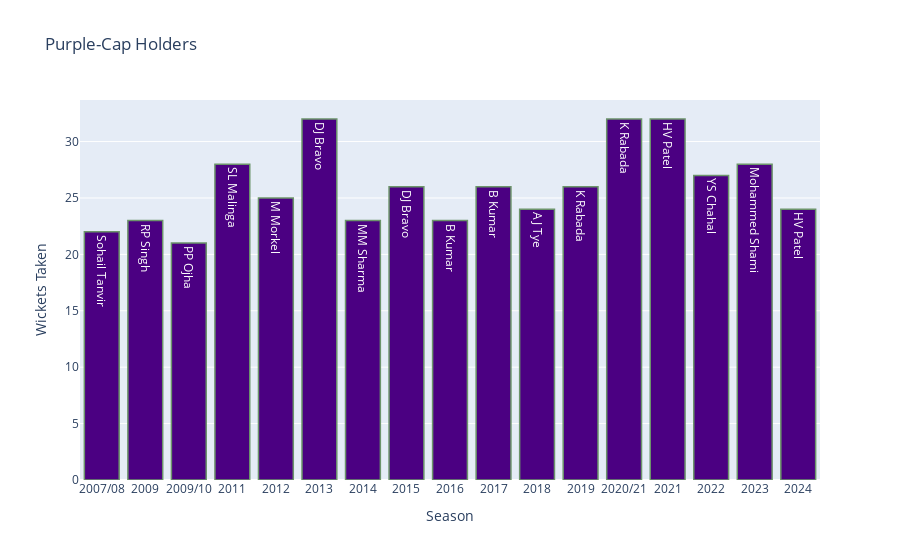

This figure's notebook cell:
### Markdown cell above
## purple cap each season

### Code cell
dismissal_kinds = ['caught', 'lbw', 'bowled', 'stumped', 'caught and bowled', 'hit wicket']

purple = delivery[delivery['dismissal_kind'].isin(dismissal_kinds)]

purple = purple.merge(matches, left_on='match_id', right_on='id', how='outer')

purple = purple.groupby(['season', 'bowler'])['dismissal_kind'].count().reset_index()

purple = purple.sort_values('dismissal_kind', ascending=False)

purple = purple.drop_duplicates('season', keep='first').sort_values(by='season')

purple.rename({'dismissal_kind': 'count_wickets'}, axis=1, inplace=True)

trace1 = go.Bar(
    x=purple['season'].values,
    y=purple['count_wickets'].values,
    name='Total Wickets',
    text=purple['bowler'].values,  
    marker=dict(
        color='rgb(75, 0, 130)',
        line=dict(
            color='rgb(108, 148, 107)',
            width=1.5
        )
    ),
    opacity=1
)

layout = go.Layout(
    title='Purple-Cap Holders',
    xaxis=dict(title='Season'),
    yaxis=dict(title='Wickets Taken')
)

fig = go.Figure(data=[trace1], layout=layout)
py.iplot(fig, filename='purple-cap-holders')

### Figure 1 — Plotly figure (JSON) as saved in the notebook; plotly's stock layout.template omitted (floating-point values rounded to 4 significant figures)
{"data": [{"marker": {"color": "rgb(75, 0, 130)", "line": {"color": "rgb(108, 148, 107)", "width": 1.5}}, "name": "Total Wickets", "opacity": 1, "text": ["Sohail Tanvir", "RP Singh", "PP Ojha", "SL Malinga", "M Morkel", "DJ Bravo", "MM Sharma", "DJ Bravo", "B Kumar", "B Kumar", "AJ Tye", "K Rabada", "K Rabada", "HV Patel", "YS Chahal", "Mohammed Shami", "HV Patel"], "type": "bar", "x": ["2007/08", "2009", "2009/10", "2011", "2012", "2013", "2014", "2015", "2016", "2017", "2018", "2019", "2020/21", "2021", "2022", "2023", "2024"], "y": [22, 23, 21, 28, 25, 32, 23, 26, 23, 26, 24, 26, 32, 32, 27, 28, 24]}], "layout": {"title": {"text": "Purple-Cap Holders"}, "xaxis": {"title": {"text": "Season"}}, "yaxis": {"title": {"text": "Wickets Taken"}}}}
